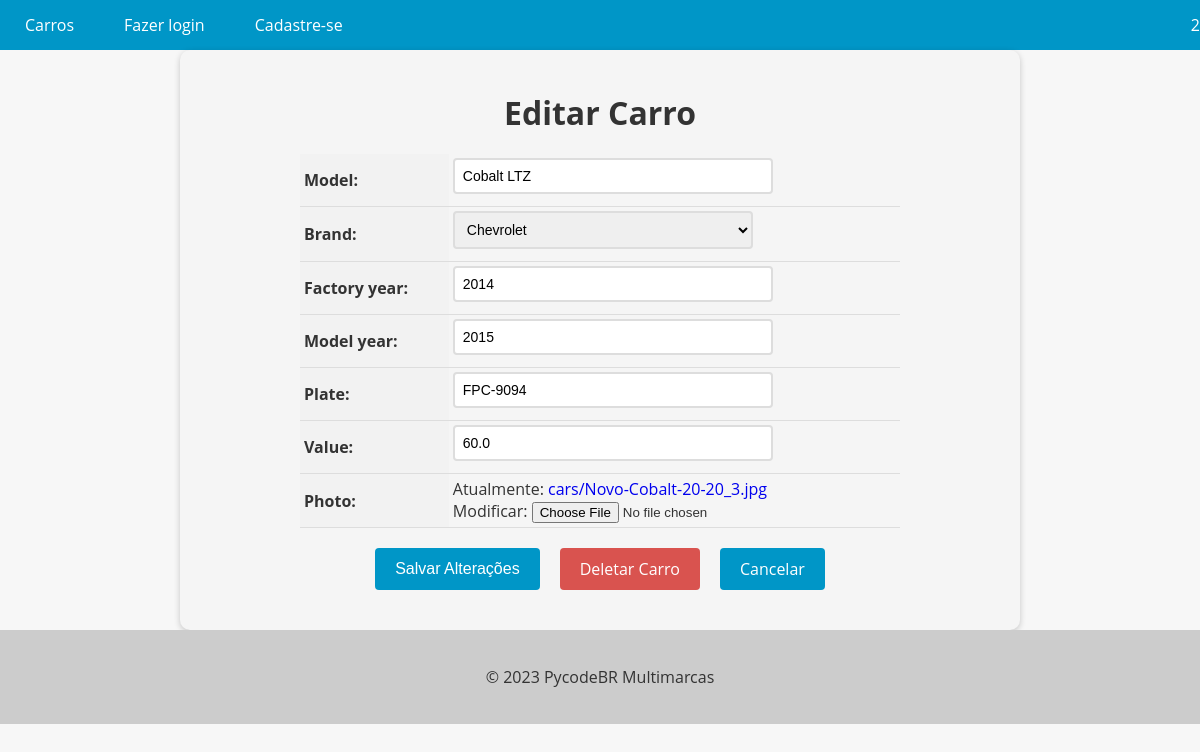
Page /car/14/update on the earlier database version.
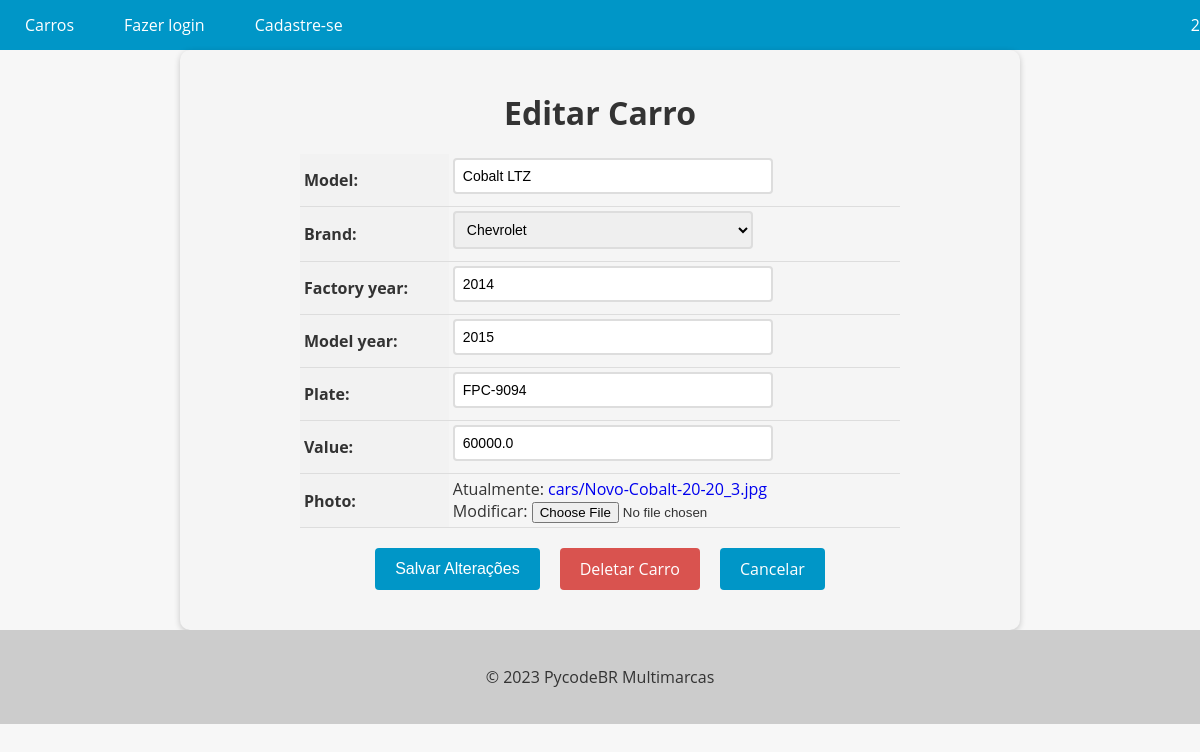
Same page on the later database version.
### cars/models.py (models this page shows, shortened)
class Car(models.Model):
    id = models.AutoField(primary_key=True)
    model = models.CharField(max_length=200)
    brand = models.ForeignKey(Brand, on_delete=models.PROTECT, related_name='car_brand')
    factory_year = models.IntegerField(blank=True, null=True)
    model_year = models.IntegerField(blank=True, null=True)
    plate = models.CharField(max_length=10, null=True)
    value = models.FloatField(blank=True,null=True)
    photo = models.ImageField(upload_to='cars/')

### cars/views.py (the view)
# urls.py: path('car/<int:pk>/update', CarUpdateView.as_view(), name='car_update'),
class CarUpdateView(UpdateView):
    model = Car
    form_class = CarModelForm
    template_name = 'car_update.html'
    success_url = '/cars/'

### cars/forms.py (shortened to what this page needs)
class CarModelForm(forms.ModelForm):
    class Meta:
        model = Car
        fields ='__all__'

### cars/models.py (called while the page is built)
    def __str__(self):
        return self.name

### cars/templates/car_update.html (shortened to what this page needs)
{% extends "base.html" %}
{% block content %}
  <form method="post" enctype="multipart/form-data">
    <h1>Editar Carro</h1>
    <table>
      {{ form.as_table }}
    </table>
    <div>
      <div class="buttons-container">
        <input type="submit" value="Salvar Alterações" class="btn btn-primary">
        <a href="{% url 'car_delete' pk=object.pk %}" class="btn btn-danger">Deletar Carro</a>
        <a href="{% url 'cars_list' %}" class="btn btn-secondary">Cancelar</a>
      </div>
    </div>
  </form>
{% endblock %}

Differences in the rows shown:
changed Car "Cobalt LTZ": value "60.0" → "60000.0"
